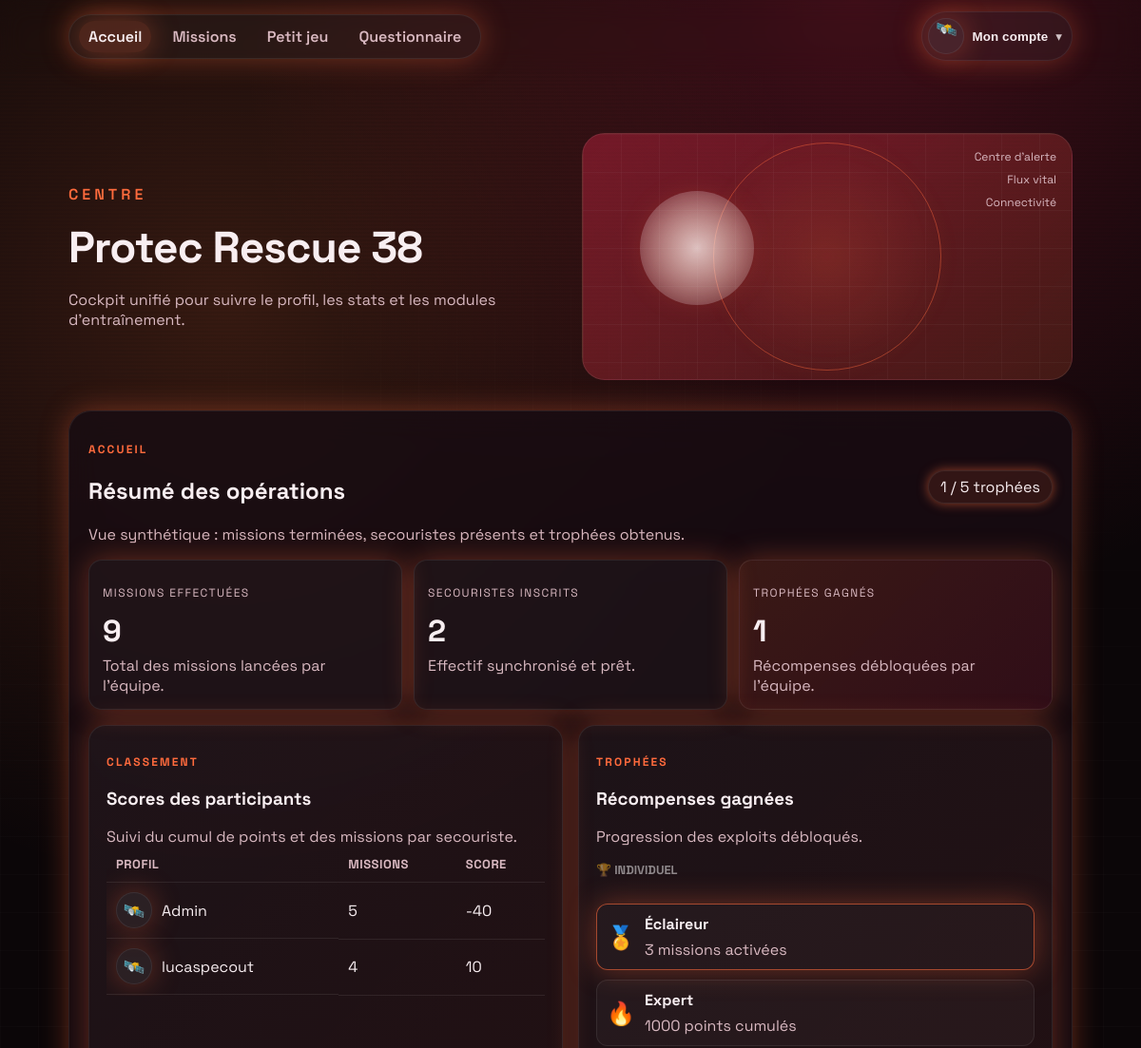
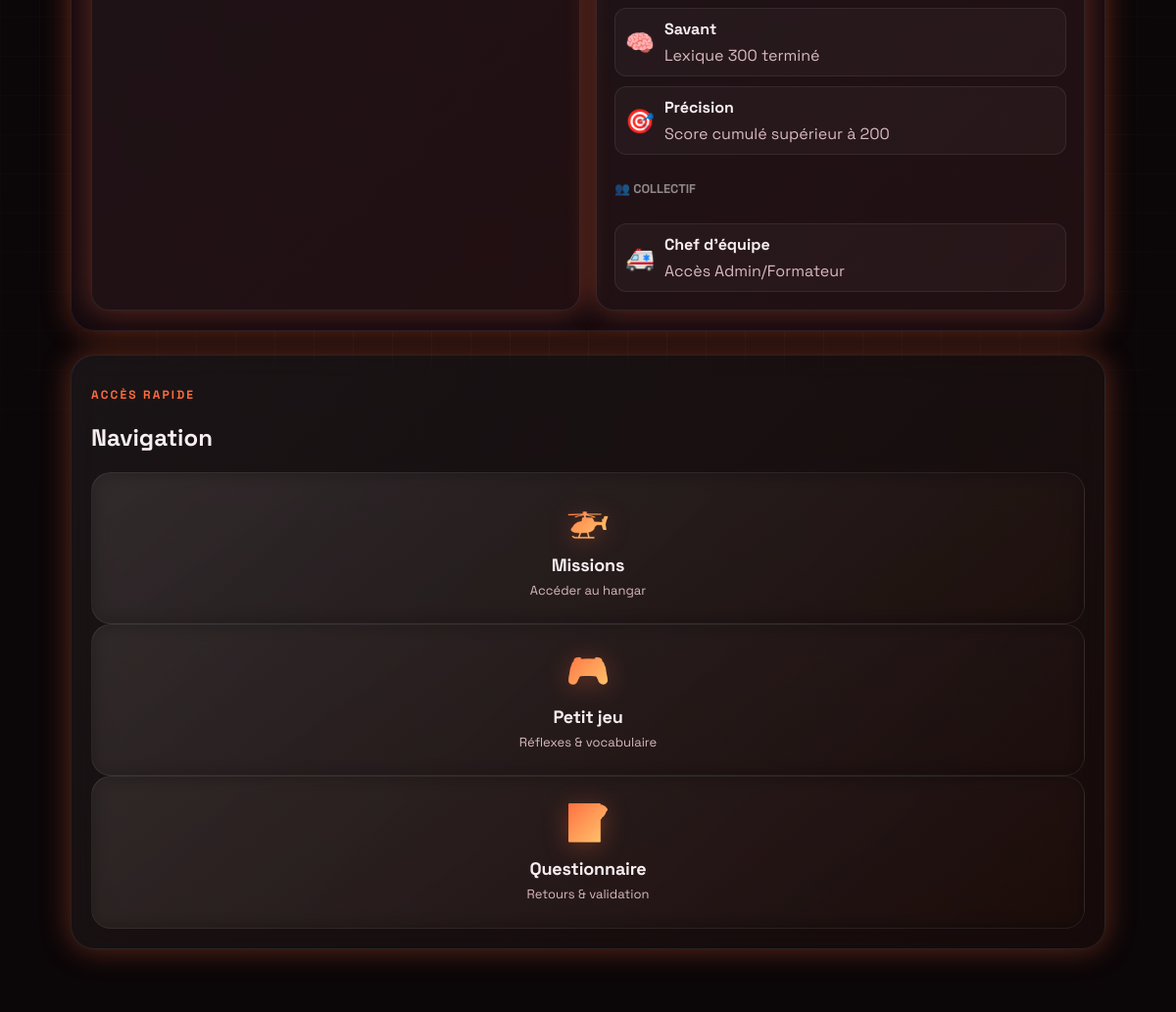
The app's page / (signed in) with its own data (2 pictures, top to bottom).
### app.py (models this page shows, shortened)
class User(db.Model):
    id = db.Column(db.Integer, primary_key=True)
    username = db.Column(db.String(80), nullable=False)
    email = db.Column(db.String(120), unique=True, nullable=False)
    password_hash = db.Column(db.String(255), nullable=False)
    role = db.Column(db.String(20), nullable=False, default="participant")
    avatar = db.Column(db.String(40), default="alpha")
    bonus_points = db.Column(db.Integer, default=0)
    created_at = db.Column(db.DateTime, default=datetime.utcnow)
    progress = db.relationship("Progress", back_populates="user", cascade="all, delete")

### app.py (the view)
    @app.route("/")
    def home():
        return render_shell("home")

### app.py (called while the page is built, shortened)
def serialize_progress(progress: Progress):
    status = progress.status
    if progress.score and progress.score > 0 and progress.level.category == 'mission':
        status = 'termine'
    return {
        "level": progress.level.slug,
        "status": status,
        "score": progress.score,
        "updated_at": progress.updated_at.isoformat() if progress.updated_at else None,
    }

def serialize_level(level: Level, progress=None):
    data = {
        "id": level.id,
        "slug": level.slug,
        "name": level.name,
        "description": level.description,
        "difficulty": level.difficulty,
        "icon": level.icon,
        "category": level.category,
        "is_locked": level.is_locked,
        "progress": progress,
    }
    return data

def current_user():
    user_id = session.get("user_id")
    if not user_id:
        return None
    return User.query.get(user_id)

def get_user_badges(points):
    badges = []
    if points >= 1000:
        badges.append({"icon": "🥇", "label": "Or", "threshold": 1000})
    elif points >= 500:
        badges.append({"icon": "🥈", "label": "Argent", "threshold": 500})
    elif points >= 200:
        badges.append({"icon": "🥉", "label": "Bronze", "threshold": 200})
    return badges

### templates/index.html (shortened to what this page needs)
<!doctype html>
<html lang="fr">
<head>
  <link rel="stylesheet" href="{{ url_for('static', filename='css/styles.css') }}">
</head>
<body>
  {% set page = current_page or 'home' %}
  <div id="app-shell" class="app-shell hidden">
    <div class="grid-bg" aria-hidden="true"></div>
    <div class="scanline" aria-hidden="true"></div>
    <div class="topbar">
      <nav class="topbar__nav" id="topbar-nav" aria-label="Navigation principale">
        <a class="topbar__link {{ 'topbar__link--active' if page == 'home' else '' }}"
          href="{{ url_for('home') }}">Accueil</a>
        <a class="topbar__link {{ 'topbar__link--active' if page == 'missions' else '' }}"
          href="{{ url_for('missions_page') }}">Missions</a>
        <a class="topbar__link {{ 'topbar__link--active' if page == 'mini-game' else '' }}"
          href="{{ url_for('mini_game_page') }}">Petit jeu</a>
        <a class="topbar__link {{ 'topbar__link--active' if page == 'questionnaire' else '' }}"
          href="{{ url_for('questionnaire_page') }}">Questionnaire</a>
      </nav>
      <div class="profile-menu" id="profile-menu-root">
        <button class="profile-btn" id="profile-btn" aria-haspopup="true" aria-expanded="false">
          <span class="avatar" id="profile-avatar" data-avatar="{{ user.avatar if user else 'alpha' }}">{{
            avatar_emojis.get(user.avatar if user else 'alpha', '🛰️') }}</span>
          <span class="profile-btn__label">Mon compte</span>
          <span class="profile-btn__chevron" aria-hidden="true">▾</span>
        </button>
      </div>
    </div>
    {% if page != 'mini-game' %}
    <header class="hero" id="accueil">
      <div class="hero__content">
        {% if page == 'missions' %}
        <p class="hero__eyebrow">Hangar</p>
        <h1>Tableau des missions</h1>
        <p class="hero__tagline">Accède au hangar, choisis un objectif et suis ta progression.</p>
        {% elif page == 'questionnaire' %}
        <p class="hero__eyebrow">Retour</p>
        <h1>Zone questionnaire</h1>
        <p class="hero__tagline">Ouvre le formulaire et collecte les retours de mission.</p>
        {% elif page == 'admin' %}
        <p class="hero__eyebrow">Administration</p>
        <h1>Console Protec</h1>
        <p class="hero__tagline">Gestion des rôles, création de formateurs et contrôle des accès.</p>
        {% else %}
        <p class="hero__eyebrow">Centre</p>
        <h1>Protec Rescue 38</h1>
        <p class="hero__tagline">Cockpit unifié pour suivre le profil, les stats et les modules d'entraînement.</p>
        {% endif %}
      </div>
      <div class="hero__hologram">
        <div class="holo holo--ring"></div>
        <div class="holo holo--orb"></div>
        <div class="holo holo--grid"></div>
        <div class="holo__labels">
          <span>Centre d'alerte</span>
          <span>Flux vital</span>
          <span>Connectivité</span>
        </div>
      </div>
    </header>
    {% else %}
    <div style="height: 32px;"></div>
    {% endif %}
    <main class="shell">
      {% if page == 'home' %}
      <section class="panel" aria-label="Tableau de bord opérations">
        <div class="panel__header">
          <div>
            <p class="eyebrow">Accueil</p>
            <h2>Résumé des opérations</h2>
            <p class="muted">Vue synthétique : missions terminées, secouristes présents et trophées obtenus.</p>
          </div>
          <span class="chip chip--pulse">{{ dashboard_stats.trophies_unlocked }} / {{ dashboard_stats.trophies|length }}
            trophées</span>
        </div>
        <div class="stat-grid">
          <div class="stat-card">
            <p class="label">Missions effectuées</p>
            <p class="stat-card__value">{{ dashboard_stats.missions_completed }}</p>
            <p class="muted">Total des missions lancées par l'équipe.</p>
          </div>
          <div class="stat-card">
            <p class="label">Secouristes inscrits</p>
            <p class="stat-card__value">{{ dashboard_stats.total_rescuers }}</p>
            <p class="muted">Effectif synchronisé et prêt.</p>
          </div>
          <div class="stat-card stat-card--accent">
            <p class="label">Trophées gagnés</p>
            <p class="stat-card__value">{{ dashboard_stats.trophies_unlocked }}</p>
            <p class="muted">Récompenses débloquées par l'équipe.</p>
          </div>
        </div>
        <div class="dual-grid">
          <div class="card card--glass">
            <div class="panel__header">
              <div>
                <p class="eyebrow">Classement</p>
                <h3>Scores des participants</h3>
                <p class="muted">Suivi du cumul de points et des missions par secouriste.</p>
              </div>
            </div>
            <div class="table-wrapper">
              <table class="scoreboard">
                <thead>
                  <tr>
                    <th>Profil</th>
                    <th>Missions</th>
                    <th>Score</th>
                  </tr>
                </thead>
                <tbody>
                  {% for entry in dashboard_stats.leaderboard %}
                  <tr>
                    <td class="scoreboard__user">
                      <span class="avatar" data-avatar="{{ entry.avatar }}">{{ avatar_emojis.get(entry.avatar, '🛰️')
                        }}</span>
                      <span>{{ entry.username }}</span>
                    </td>
                    <td>{{ entry.missions }}</td>
                    <td>{{ entry.score }}</td>
                  </tr>
                  {% else %}
                  <tr>
                    <td colspan="3" class="muted">Aucun participant enregistré pour le moment.</td>
                  </tr>
                  {% endfor %}
                </tbody>
              </table>
            </div>
          </div>
          <div class="card card--glass">
            <div class="panel__header">
              <div>
                <p class="eyebrow">Trophées</p>
                <h3>Récompenses gagnées</h3>
                <p class="muted">Progression des exploits débloqués.</p>
              </div>
            </div>
            <div class="trophy-grid">
              <h4
                style="grid-column: 1/-1; margin-top: 1rem; color: rgba(255,255,255,0.5); font-size: 0.8rem; text-transform: uppercase;">
                🏆 Individuel</h4>
              {% for trophy in dashboard_stats.trophies if trophy.category == 'Individuel' %}
              <div class="trophy {{ 'trophy--active' if trophy.earned else '' }}">
                <div class="trophy__icon">{{ trophy.icon }}</div>
                <div>
                  <p class="trophy__title">{{ trophy.title }}</p>
                  <p class="muted">{{ trophy.description }}</p>
                </div>
              </div>
              {% endfor %}
              <h4
                style="grid-column: 1/-1; margin-top: 1rem; color: rgba(255,255,255,0.5); font-size: 0.8rem; text-transform: uppercase;">
                👥 Collectif</h4>
              {% for trophy in dashboard_stats.trophies if trophy.category == 'Collectif' %}
              <div class="trophy {{ 'trophy--active' if trophy.earned else '' }}">
                <div class="trophy__icon">{{ trophy.icon }}</div>
                <div>
                  <p class="trophy__title">{{ trophy.title }}</p>
                  <p class="muted">{{ trophy.description }}</p>
                </div>
              </div>
              {% endfor %}
            </div>
          </div>
        </div>
      </section>
      <section class="panel panel--frost">
        <div class="panel__header">
          <div>
            <p class="eyebrow">Accès rapide</p>
            <h2>Navigation</h2>
          </div>
        </div>
        <div class="grid-nav">
          <a href="{{ url_for('missions_page') }}" class="nav-card">
            <span class="nav-card__icon">🚁</span>
            <h3>Missions</h3>
            <p>Accéder au hangar</p>
          </a>
          <a href="{{ url_for('mini_game_page') }}" class="nav-card">
            <span class="nav-card__icon">🎮</span>
            <h3>Petit jeu</h3>
            <p>Réflexes & vocabulaire</p>
          </a>
          <a href="{{ url_for('questionnaire_page') }}" class="nav-card">
            <span class="nav-card__icon">📝</span>
            <h3>Questionnaire</h3>
            <p>Retours & validation</p>
          </a>
        </div>
      </section>
      {% endif %}
    </main>
  </div>
</body>
</html>

### records on screen
User: get "🛰️", username "lucaspecout", missions "4", score "10"
User: get "🛰️", username "Admin", missions "5", score "-40"

### other values on screen
{{ dashboard_stats.trophies_unlocked }} "1"
{{ dashboard_stats.trophies|length }} "5"
{{ dashboard_stats.missions_completed }} "9"
{{ dashboard_stats.total_rescuers }} "2"
{{ trophy.icon }} "🏅" "🔥" "🧠" "🎯"
{{ trophy.title }} "Éclaireur" "Expert" "Savant" "Précision"
{{ trophy.description }} "3 missions activées" "1000 points cumulés" "Lexique 300 terminé" "Score cumulé supérieur à 200"
{{ trophy.icon }} "🚑"
{{ trophy.title }} "Chef d'équipe"
{{ trophy.description }} "Accès Admin/Formateur"
